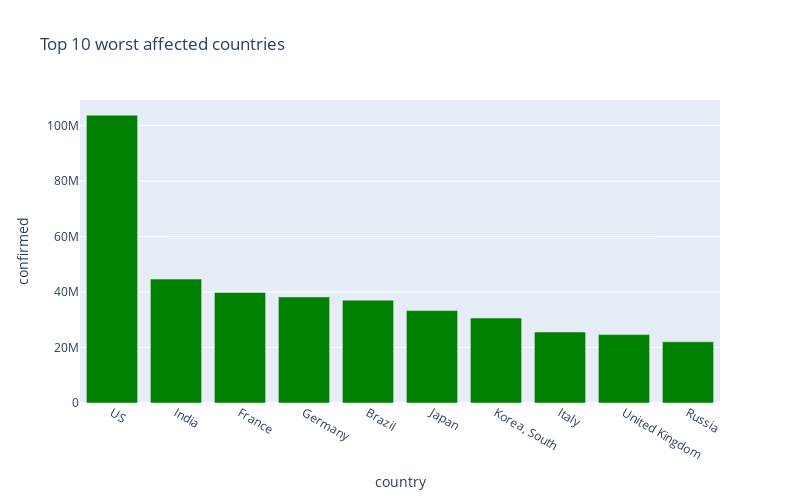

The notebook cell saved with this chart:
### Code cell
px.bar(
    sorted_country_df.head(10),
    x = "country",
    y = "confirmed",
    title= "Top 10 worst affected countries", # the axis names
    color_discrete_sequence=["green"], 
    height=500,
    width=800
)

### Figure 1 — Plotly figure (JSON) as saved in the notebook; plotly's stock layout.template omitted (floating-point values rounded to 4 significant figures)
{"data": [{"alignmentgroup": "True", "hovertemplate": "country=%{x}<br>confirmed=%{y}<extra></extra>", "legendgroup": "", "marker": {"color": "green", "pattern": {"shape": ""}}, "name": "", "offsetgroup": "", "orientation": "v", "showlegend": false, "textposition": "auto", "type": "bar", "x": ["US", "India", "France", "Germany", "Brazil", "Japan", "Korea, South", "Italy", "United Kingdom", "Russia"], "xaxis": "x", "y": [103804263, 44690738, 39866718, 38249060, 37085675, 33329551, 30615522, 25603510, 24658705, 22086064], "yaxis": "y"}], "layout": {"barmode": "relative", "height": 500, "legend": {"tracegroupgap": 0}, "title": {"text": "Top 10 worst affected countries"}, "width": 800, "xaxis": {"anchor": "y", "autorange": true, "domain": [0, 1], "range": [-0.5, 9.5], "title": {"text": "country"}, "type": "category"}, "yaxis": {"anchor": "x", "autorange": true, "domain": [0, 1], "range": [0, 109300000.0], "title": {"text": "confirmed"}, "type": "linear"}}}
